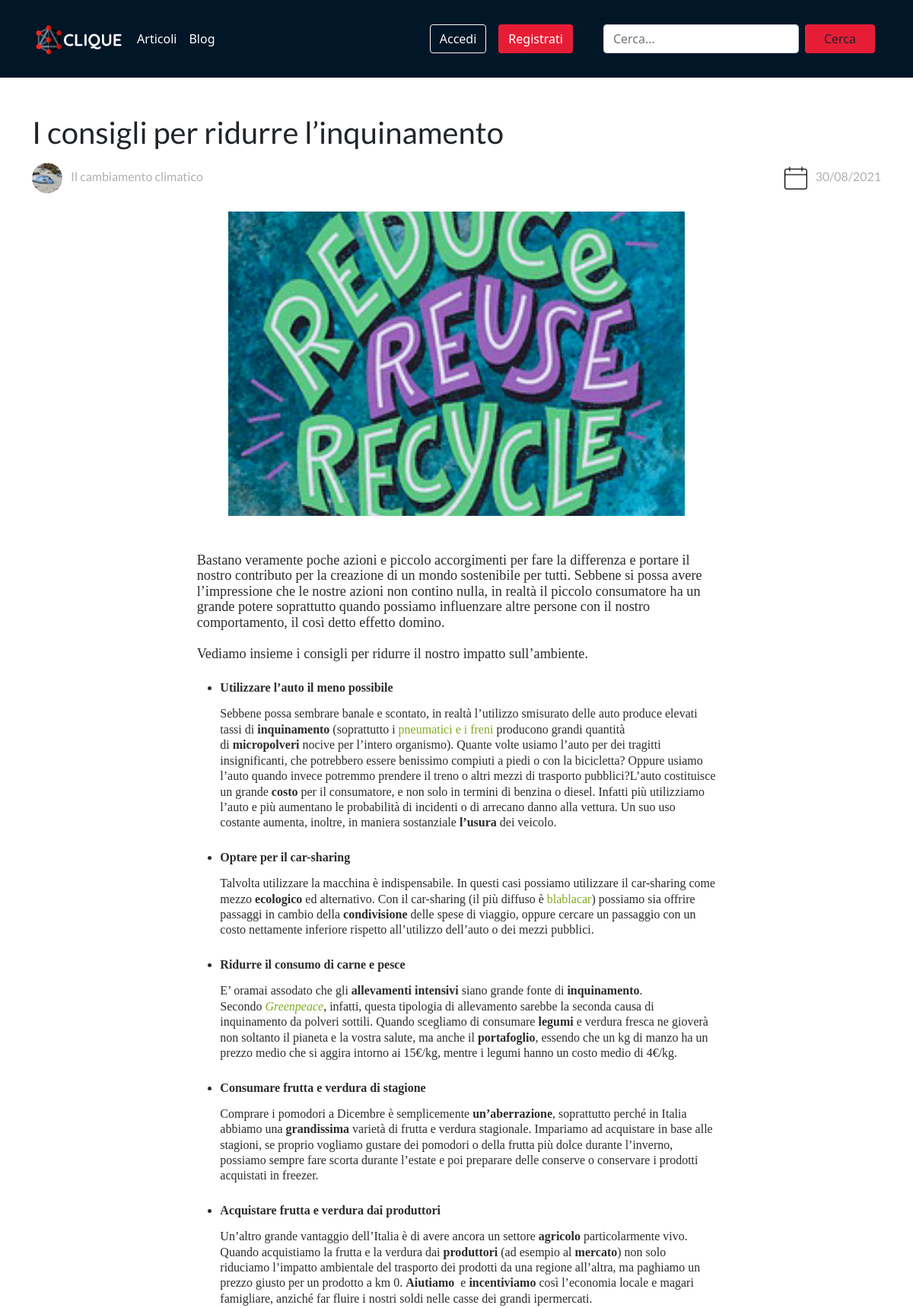
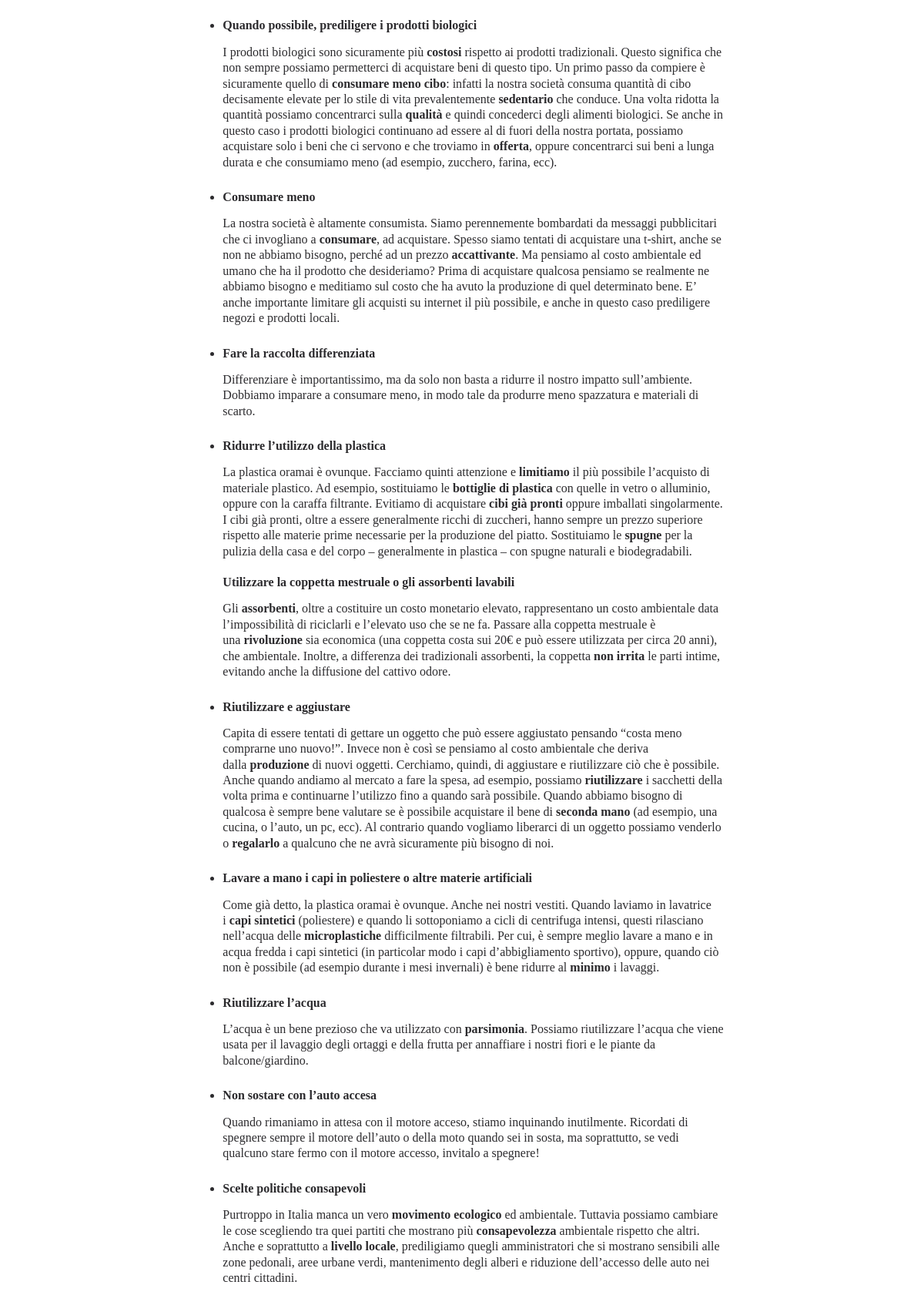
The app's page /article.php?articleid=9 (upper part) with its own data (2 pictures, top to bottom).
### tables this page shows
CREATE TABLE `articolo` (
  `codiceArticolo` int(11) NOT NULL,
  `autore` int(11) NOT NULL,
  `titolo` varchar(70) NOT NULL,
  `testo` mediumtext NOT NULL,
  `dataScrittura` date NOT NULL,
  `blog` int(11) NOT NULL,
  `numeroCommenti` int(11) NOT NULL DEFAULT 0 CHECK (`numeroCommenti` >= 0),
  `numeroVoti` int(11) NOT NULL DEFAULT 0 CHECK (`numeroVoti` >= 0),
  `mediaVoti` tinyint(4) NOT NULL DEFAULT 0 CHECK (0 <= `mediaVoti` <= 5)
);

CREATE TABLE `blog` (
  `codiceBlog` int(11) NOT NULL,
  `nomeBlog` varchar(50) NOT NULL,
  `autore` int(11) NOT NULL,
  `descrizione` varchar(1500) NOT NULL,
  `posizioneImgProfilo` text DEFAULT NULL,
  `posizioneImgCopertina` text DEFAULT NULL,
  `numeroSeguaci` int(11) NOT NULL DEFAULT 0 CHECK (`numeroSeguaci` >= 0),
  `numeroPost` int(11) NOT NULL DEFAULT 0 CHECK (`numeroPost` >= 0),
  `numeroArticoli` int(11) NOT NULL DEFAULT 0 CHECK (`numeroArticoli` >= 0),
  `graficaBlog` tinyint(4) NOT NULL DEFAULT 1,
  `numeroCollaboratori` tinyint(4) NOT NULL DEFAULT 0
);

CREATE TABLE `contenuto` (
  `codiceContenuto` int(11) NOT NULL,
  `posizioneContenuto` text NOT NULL,
  `tipoContenuto` enum('immagine','video','audio','link') NOT NULL
);

### includes/functions.php (called while the page is built, shortened)
<?php
function includiComponente($component, $args = array(), $extension = ".php" ){
    $partials_path = "partials" . DIRECTORY_SEPARATOR;
    include( $partials_path . $component . $extension );
}
function getBlog($conn, $blogCode){
    $sql = "SELECT * FROM blog WHERE codiceBlog = ?;";
    $stmt = mysqli_stmt_init($conn);
    if (!mysqli_stmt_prepare($stmt, $sql)){
        die("ERRORE NELLA FUNZIONE extractBlogInfo: FALLIMENTO DELLO STATEMENT");
        exit();
    }
    mysqli_stmt_bind_param($stmt, "s", $blogCode);
    mysqli_stmt_execute($stmt);
    $resultData = mysqli_stmt_get_result($stmt);
    if ($row = mysqli_fetch_assoc($resultData)){
        return $row;
    }
    return false;
}
function getArticleByID( $conn, $article_id ){
    $sql = "SELECT * FROM articolo WHERE codiceArticolo = ?";
    $stmt = mysqli_stmt_init($conn);
    if( !mysqli_stmt_prepare($stmt, $sql)){
        die("ERRORE NELLA FUNZIONE getArticleByID: FALLIMENTO DELLO STATEMENT");
        exit();
    }
    mysqli_stmt_bind_param($stmt, "d", $article_id);
    mysqli_stmt_execute($stmt);
    $resultData = mysqli_stmt_get_result($stmt);
    if ($row = mysqli_fetch_assoc($resultData)){
        return $row;
    }
    return false;
}
function customDateFormat( $date, $type = "standard"){
    if( $type == "standard" ){
        $date = DateTime::createFromFormat('Y-m-d', $date);
        return $date->format('d/m/Y');
    }
}
function getArticleContentIncluded( $conn, $article_id ){
    $sql = "SELECT * FROM contenuto WHERE contenuto.codiceContenuto IN ( SELECT inclusionecontenutoarticolo.contenuto FROM inclusionecontenutoarticolo WHERE inclusionecontenutoarticolo.articolo = ? )";
    $stmt = mysqli_stmt_init($conn);
    $risultatoQuery = array();
    if( !mysqli_stmt_prepare($stmt, $sql)){
        die("ERRORE NELLA FUNZIONE getArticleContentIncluded: FALLIMENTO DELLO STATEMENT");
        exit();
    }
    mysqli_stmt_bind_param($stmt, "d", $article_id);
    mysqli_stmt_execute($stmt);
    $resultData = mysqli_stmt_get_result($stmt);
    while( $row = mysqli_fetch_assoc( $resultData ) ){
        $risultatoQuery[] = $row;
    }
    return $risultatoQuery[0];
}

### article.php (called while the page is built, shortened)
<?php
include("config.php");
    $current_article = getArticleByID( $conn, $_GET['articleid'] );
    $blog =  getBlog( $conn, $current_article['blog'] );
    $comments = getCommentsByArticleID( $conn, $current_article['codiceArticolo'] );
    $tags = getArticleTags( $conn, $current_article['codiceArticolo']);
    $feat_image = getArticleContentIncluded( $conn, $current_article['codiceArticolo'] );
    $current_user = getUser( $conn, getCurrentUserID() );
    $user_votes = getUserArticleVote( $conn, getCurrentUserID(), $current_article['codiceArticolo'] );
includiComponente("header", array( "titolo" => $current_article['titolo'] . " - Articolo" ) );
    $show_comment_form = false;
    $blog['posizioneImgProfilo'] = "/progetto-sito/" . $blog['posizioneImgProfilo'];
    $user_can_edit = false;
    $show_vote_form = false;
    includiComponente("article-read-section",array(
        "tags" => $tags,
        "feat_image" => $feat_image,
        "article" => $current_article,
        "blog" => $blog,
        "comments" => $comments,
        "show_edit_bar" => $user_can_edit,
        "current_user" => $current_user,
        "show_vote_form" => $show_vote_form,
        "show_comment_form" => $show_comment_form,
        "user_votes" => $user_votes
    ) );
includiComponente("footer", array( "script_list" => array( "/progetto-sito/assets/js/article.js" ) ) );

### partials/article-read-section.php (the view, shortened to what this page needs)
<div data-article-id="<?php echo $args['article']['codiceArticolo']; ?>" class="js-article container article">
    <div class="posts-container my-5" >
        <div class="post">
            <h1 class="h1 post-title mb-3"><?php echo $args['article']['titolo']; ?></h1>
            <div class="d-flex align-items-center mb-4 text-muted author-info row p-0">
                <div class="col-6">
                    <img alt="" src="<?php echo $args['blog']['posizioneImgProfilo']; ?>" class="mb-0 mr-2 avatar-small rounded-circle" loading="lazy" width="40" height="40">
                    <span class="author-name mx-2"><a href="/progetto-sito/blog.php?<?php echo('blogCode='.$args["blog"]["codiceBlog"]);?>" rel="author"><?php echo $args['blog']['nomeBlog']; ?></a></span>
                </div>
                <div class="col-6 text-end">
                    <img class="mx-2" alt="<?php echo $args['blog']['posizioneImgProfilo']; ?>" src="/progetto-sito/assets/img/agenda.png" width="30" height="30"></img>
                    <span><?php echo customDateFormat( $args['article']['dataScrittura'] ); ?></span>
                </div>
            </div>
            <?php if( !empty( $args['feat_image'] ) ){ ?>
                <div class="d-flex align-items-center mb-5">
                    <img alt="<?php echo $args['article']['titolo']; ?>" src="<?php echo "/progetto-sito/" . $args['feat_image']['posizioneContenuto']; ?>" width="600" height="400" class="mx-auto"/>
                </div>
            <?php } ?>
            <div class="col mb-5 article-content">
                <?php echo $args['article']['testo']; ?>
            </div>
        </div>
    </div>
</div>

### partials/header.php (shortened to what this page needs)
<!DOCTYPE html>
<html lang="it">
  <head>
    <link rel="stylesheet" href="./assets/css/bootstrap.css">
    <link rel="stylesheet" href="./assets/css/style.css">
  </head>
  <body>
      <section id="header-section">
        <header class="p-3 bgColorBlack text-white">
            <div class="container">
                <div class="d-flex flex-wrap align-items-center justify-content-center justify-content-lg-start">
                    <a href="/progetto-sito/homepage.php" class="d-flex align-items-center mb-2 mb-lg-0 text-white text-decoration-none">
                        <img src="/progetto-sito/assets/img/clique-logo.png" class="bi me-2" width="100%" height="45" role="img" aria-label="Bootstrap">
                    </a>
                    <ul class="nav col-12 col-lg-auto me-lg-auto mb-2 justify-content-center mb-md-0">
                        <li><a href="/progetto-sito/articles.php" class="nav-link px-2 text-white">Articoli</a></li>
                        <li><a href="/progetto-sito/blog-listing.php" class="nav-link px-2 text-white">Blog</a></li>
                    </ul>
                    <div class="mx-2 p-3">
                        <?php
                            if (isset($_SESSION["userCode"])) {
                                echo '<button type="button" class="mx-2 btn btn-outline-light"><a href="/progetto-sito/feed.php">Feed</a></button>';
                                echo '<button type="button" class="mx-2 btn btn-outline-light"><a href="/progetto-sito/profile.php?userCode='.$_SESSION["userCode"].'">Profilo</a></button>';
                                echo '<button type="button" class="btn bgColorRed text-white mx-2"><a href="/progetto-sito/includes/actions/action-logout.php">Log out</a></button>';
                            } else {
                                echo '<button type="button" class="mx-2 btn btn-outline-light"><a href="/progetto-sito/login.php">Accedi</a></button>';
                                echo '<button type="button" class="mx-2 btn bgColorRed text-white"><a href="/progetto-sito/signup.php">Registrati</a></button>';
                            }
                        ?>
                    </div>
                    <form class="d-flex mx-2" data-children-count="1" id="headerSearchForm" name="headerSearchForm" method="POST" action="search-results.php">
                        <input type="search" class="form-control form-control-dark" placeholder="Cerca..." aria-label="Search" id="headerSearchInput" name="headerSearchInput">
                        <button class="btn bgColorRed px-4 ms-2 button-max-content" type="submit" id="headerSearchBtn" name="headerSearchBtn">Cerca</button>
                    </form>
                </div>
            </div>
        </header>
      </section>
    <main class="d-flex flex-column" id="main-content">

### partials/footer.php (shortened to what this page needs)
        </main>
    </body>
</html>

### assets/css/style.css (style rules this page uses)
main { font-family: Lato, sans-serif; display: flex; }
ul { margin: 0px; }
h1, h2, h3, h4, h5, h6 { margin: 0px; font-weight: 800; }
h1 { font-size: 80px; }
p { margin: 0px; }
a { text-decoration: none; color: inherit; }
* { box-sizing: border-box; }
body { margin: 0px; padding: 0px; }
.bgColorBlack { background-color: rgb(1, 22, 39); }
.bgColorRed { background-color: #E71D36; }
.button-max-content { width: max-content; }
img { object-fit: cover; }
.text-muted { color: #aeb0b4 !important; }
.article .article-content p { margin-bottom: 20px; }
.article .article-content h2, .article .article-content h3, .article .article-content h4, .article .article-content h5 { margin-bottom: 15px; }

### records on screen
articolo: titolo "I consigli per ridurre l’inquinamento", dataScrittura "30/08/2021", testo "Bastano veramente poche azioni e piccolo accorgimenti per fare la differenza e portare il nostro contributo per la creazione di un mondo sostenibile per tutti. Sebbene si possa avere l’impressione che le nostre azioni non contino nulla, in realtà il piccolo consumatore ha un grande potere soprattutto quando possiamo influenzare altre persone con il nostro comportamento, il così detto effetto domino. Vediamo insieme i consigli per ridurre il nostro impatto sull’ambiente. Utilizzare l’auto il meno possibile Sebbene possa sembrare banale e scontato, in realtà l’utilizzo smisurato delle auto produce elevati tassi di inquinamento (soprattutto i pneumatici e i freni producono grandi quantità di…"
blog: nomeBlog "Il cambiamento climatico"
contenuto: posizioneContenuto (picture)
